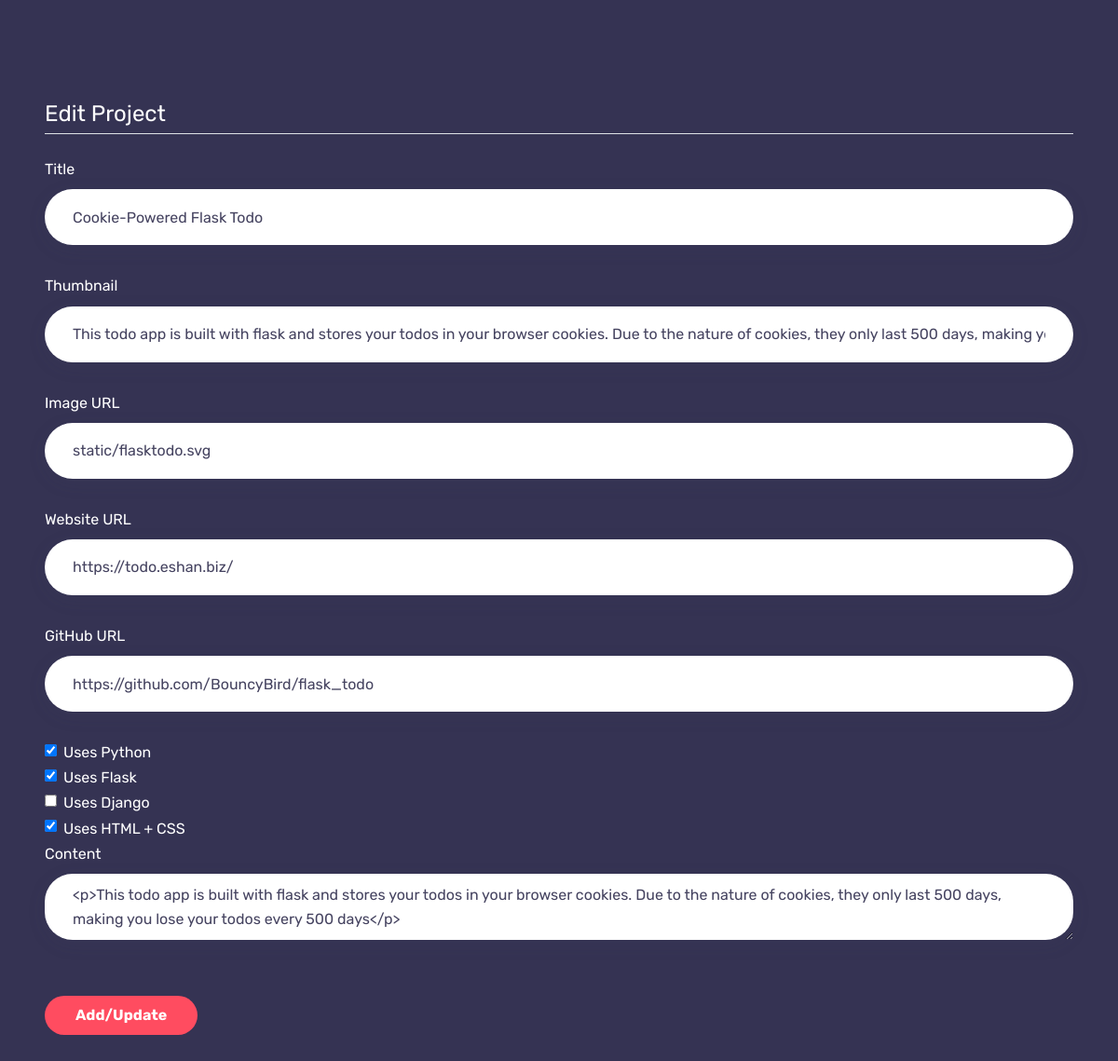
/project/6/update (signed in), run on an earlier commit of the app's database.
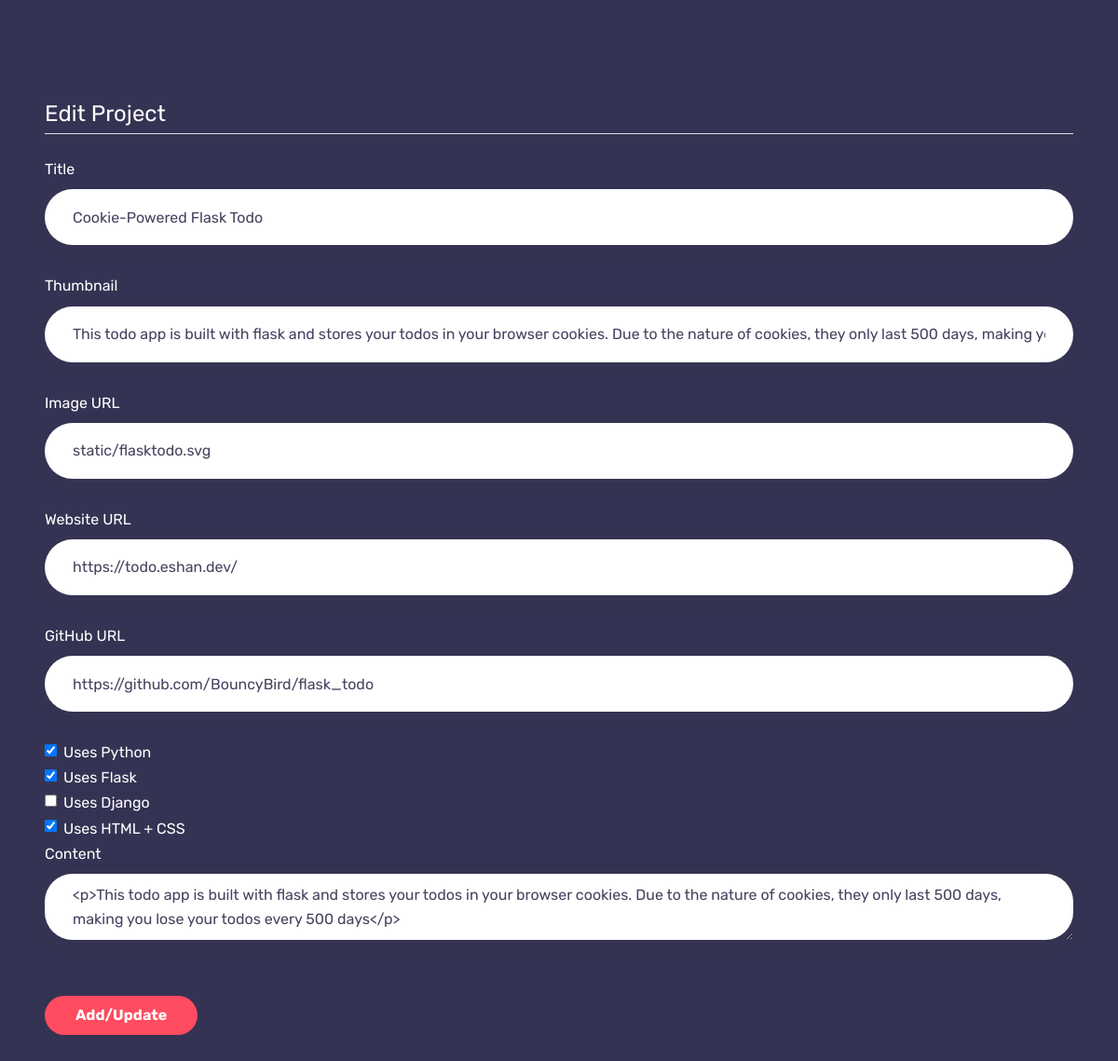
And on a later commit of the database.
### app.py (models this page shows, shortened)
class Project(db.Model):
    id = db.Column(db.Integer, primary_key=True)
    date = db.Column(db.DateTime, nullable=False,
                     default=datetime.utcnow)
    title = db.Column(db.String(100), nullable=False)
    thumbnail = db.Column(db.Text, nullable=True)
    image_url = db.Column(db.Text, nullable=False)
    website_url = db.Column(db.Text, nullable=True)
    github_url = db.Column(db.Text, nullable=True)
    content = db.Column(db.Text, nullable=True)
    python = db.Column(db.Boolean, nullable=False)
    flask = db.Column(db.Boolean, nullable=False)
    django = db.Column(db.Boolean, nullable=False)
    htmlcss = db.Column(db.Boolean, nullable=False)

### app.py (the view)
@app.route("/project/<project_id>/update", methods=['GET', 'POST'])
@login_required
def edit_project(project_id):
    project = Project.query.get_or_404(project_id)
    if current_user.username != 'Eshan':
        abort(403)
    form = ProjectForm()
    if form.validate_on_submit():
        project.title = form.title.data
        project.thumbnail = form.thumbnail.data
        project.image_url = form.image_url.data
        project.website_url = form.website_url.data
        project.github_url = form.github_url.data
        project.python = form.python.data
        project.flask = form.flask.data
        project.django = form.django.data
        project.htmlcss = form.htmlcss.data
        project.content = form.content.data
        db.session.commit()
        flash('Your project has been updated!', 'success')
        return redirect(url_for('home'))
    elif request.method == 'GET':
        form.title.data = project.title
        form.thumbnail.data = project.thumbnail
        form.image_url.data = project.image_url
        form.website_url.data = project.website_url
        form.github_url.data = project.github_url
        form.python.data = project.python
        form.flask.data = project.flask
        form.django.data = project.django
        form.htmlcss.data = project.htmlcss
        form.content.data = project.content
    return render_template('project.html', form=form, legend='Edit Project')

### app.py
class ProjectForm(FlaskForm):
    title = StringField('Title', validators=[DataRequired()])
    thumbnail = StringField('Thumbnail')
    image_url = StringField('Image URL')
    website_url = StringField('Website URL')
    github_url = StringField('GitHub URL')
    content = CKEditorField('Content')
    python = BooleanField('Uses Python')
    flask = BooleanField('Uses Flask')
    django = BooleanField('Uses Django')
    htmlcss = BooleanField('Uses HTML + CSS')
    submit = SubmitField('Add/Update')

### app.py (called while the page is built)
@login_manager.user_loader
def load_user(user_id):
    return User.query.get(int(user_id))

### templates/project.html (shortened to what the changed rows need)
{% extends "main.html" %}
{% block content %}
<form class="contact-form m-5" method="POST" action="">
    <fieldset class="form-group">
        <div class="form-group">
            {{ form.title.label(class="form-control-label") }}
            {% if form.title.errors %}
            {{ form.title(class="form-control form-control-lg is-invalid") }}
            <div class="invalid-feedback">
                {% for error in form.title.errors %}
                <span>{{ error }}</span>
                {% endfor %}
            </div>
            {% else %}
            {{ form.title(class="form-control form-control-lg") }}
            {% endif %}
        </div>
        <div class="form-group">
            {{ form.thumbnail.label(class="form-control-label") }}
            {% if form.thumbnail.errors %}
            {{ form.thumbnail(class="form-control form-control-lg is-invalid") }}
            <div class="invalid-feedback">
                {% for error in form.thumbnail.errors %}
                <span>{{ error }}</span>
                {% endfor %}
            </div>
            {% else %}
            {{ form.thumbnail(class="form-control form-control-lg") }}
            {% endif %}
        </div>
        <div class="form-group">
            {{ form.image_url.label(class="form-control-label") }}
            {% if form.image_url.errors %}
            {{ form.image_url(class="form-control form-control-lg is-invalid") }}
            <div class="invalid-feedback">
                {% for error in form.image_url.errors %}
                <span>{{ error }}</span>
                {% endfor %}
            </div>
            {% else %}
            {{ form.image_url(class="form-control form-control-lg") }}
            {% endif %}
        </div>
        <div class="form-group">
            {{ form.website_url.label(class="form-control-label") }}
            {% if form.website_url.errors %}
            {{ form.website_url(class="form-control form-control-lg is-invalid") }}
            <div class="invalid-feedback">
                {% for error in form.website_url.errors %}
                <span>{{ error }}</span>
                {% endfor %}
            </div>
            {% else %}
            {{ form.website_url(class="form-control form-control-lg") }}
            {% endif %}
        </div>
        <div class="form-group">
            {{ form.github_url.label(class="form-control-label") }}
            {% if form.github_url.errors %}
            {{ form.github_url(class="form-control form-control-lg is-invalid") }}
            <div class="invalid-feedback">
                {% for error in form.github_url.errors %}
                <span>{{ error }}</span>
                {% endfor %}
            </div>
            {% else %}
            {{ form.github_url(class="form-control form-control-lg") }}
            {% endif %}
        </div>
        <div class="form-check">
            {{ form.python(class="form-check-input") }}
            {{ form.python.label(class="form-check-label") }}
        </div>
        <div class="form-check">
            {{ form.flask(class="form-check-input") }}
            {{ form.flask.label(class="form-check-label") }}
        </div>
        <div class="form-check">
            {{ form.django(class="form-check-input") }}
            {{ form.django.label(class="form-check-label") }}
        </div>
        <div class="form-check">
            {{ form.htmlcss(class="form-check-input") }}
            {{ form.htmlcss.label(class="form-check-label") }}
        </div>
        <div class="form-group">
            {{ form.content.label(class="form-control-label") }}
            {% if form.content.errors %}
            {{ form.content(class="form-control form-control-lg is-invalid") }}
            <div class="invalid-feedback">
                {% for error in form.content.errors %}
                <span>{{ error }}</span>
                {% endfor %}
            </div>
            {% else %}
            {{ form.content(class="form-control form-control-lg") }}
            {% endif %}
        </div>
    </fieldset>
</form>
{% endblock %}

What changed in the data, as far as the page shows it:
changed Project "Cookie-Powered Flask Todo": website_url "https://todo.eshan.biz/" → "https://todo.eshan.dev/"
